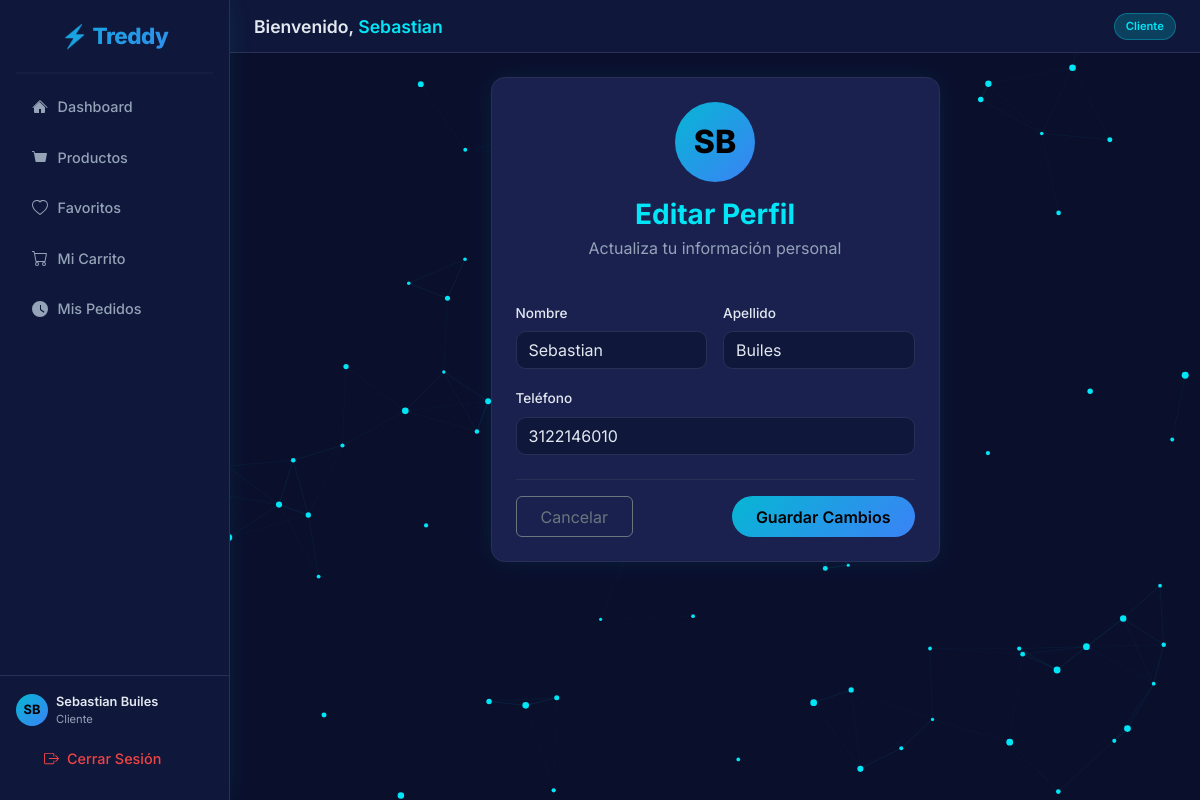
The page /usuarios/perfil/editar/ (signed in) on the database its author committed.
### usuarios/models.py (models this page shows, shortened)
class Usuario(AbstractUser):
    ROLES = (
        ('Administrador', 'Administrador'),
        ('Vendedor', 'Vendedor'),
        ('Cliente', 'Cliente'),
    )
    ESTADOS = (
        ('Activo', 'Activo'),
        ('Inactivo', 'Inactivo'),
        ('Pendiente', 'Pendiente'),
    )
    email = models.EmailField(unique=True, max_length=150)
    telefono = models.CharField(
        max_length=20,
        blank=True,
        null=True,
        validators=[RegexValidator(r'^\+?1?\d{9,15}$', 'El número de teléfono debe ingresarse en el formato: "+999999999". Hasta 15 dígitos permitidos.')]
    )
    tipo_usuario = models.CharField(max_length=20, choices=ROLES, default='Cliente')
    estado = models.CharField(max_length=20, choices=ESTADOS, default='Pendiente')
    USERNAME_FIELD = 'email'
    REQUIRED_FIELDS = ['username', 'first_name', 'last_name']

### usuarios/views.py (the view)
# urls.py: path('perfil/editar/', views.editar_perfil,         name='editar_perfil'),
@login_required
def editar_perfil(request):
    from .forms import EditarPerfilForm
    if request.method == 'POST':
        form = EditarPerfilForm(request.POST, instance=request.user)
        if form.is_valid():
            form.save()
            messages.success(request, "Perfil actualizado correctamente.")
            return redirect('dashboard')
    else:
        form = EditarPerfilForm(instance=request.user)
    is_ajax = request.headers.get('X-Requested-With') == 'XMLHttpRequest'
    template = 'usuarios/partials/editar_perfil.html' if is_ajax else 'usuarios/editar_perfil.html'
    return render(request, template, {'form': form})

### usuarios/forms.py
class EditarPerfilForm(forms.ModelForm):
    first_name = forms.CharField(
        label="Nombre",
        max_length=30,
        widget=forms.TextInput(attrs={
            'class': 'form-control',
            'pattern': r'^[a-zA-ZÁÉÍÓÚáéíóúñÑ\s]{2,30}$',
        })
    )
    last_name = forms.CharField(
        label="Apellido",
        max_length=30,
        widget=forms.TextInput(attrs={
            'class': 'form-control',
            'pattern': r'^[a-zA-ZÁÉÍÓÚáéíóúñÑ\s]{2,30}$',
        })
    )
    telefono = forms.CharField(
        label="Teléfono",
        required=False,
        widget=forms.TextInput(attrs={
            'class': 'form-control',
            'pattern': r'^[\d\s\+\-\(\)]{7,15}$',
        })
    )
    class Meta:
        model = Usuario
        fields = ('first_name', 'last_name', 'telefono')

### templates/usuarios/editar_perfil.html (shortened to what this page needs)
{% extends 'base.html' %}
{% block content %}
    {% include 'usuarios/partials/editar_perfil.html' %}
{% endblock %}

### templates/base.html (shortened to what this page needs)
<!DOCTYPE html>
<html lang="es-co">
<head>
    {% load static %}
    <link rel="stylesheet" href="{% static 'css/bootstrap.min.css' %}">
    <link rel="stylesheet" href="{% static 'css/vendor/sweetalert2.min.css' %}">
    <link rel="stylesheet" href="{% static 'css/vendor/nprogress.min.css' %}">
    <link rel="stylesheet" href="{% static 'css/custom.css' %}">
</head>
<body>
<div class="d-flex" style="min-height:100vh;">
    <nav class="sidebar d-flex flex-column" style="width:230px; min-width:230px; min-height:100vh; position:sticky; top:0;">
        <a class="sidebar-brand" href="{% url 'dashboard' %}">⚡ Treddy</a>
        <hr class="border-bottom mx-3 my-0">
        <ul class="nav flex-column flex-grow-1 mt-2 px-1">
            <li class="nav-item">
                <a class="nav-link spa-link" href="#" data-url="{% url 'dashboard' %}">
                    <svg width="16" height="16" fill="currentColor" viewBox="0 0 16 16"><path d="M8 3.293l5 5V13a1 1 0 0 1-1 1H9v-4H7v4H3a1 1 0 0 1-1-1V8.293l5-5z"/><path d="M7.293 1.5a1 1 0 0 1 1.414 0l6.647 6.646a.5.5 0 0 1-.708.708L8 2.207 1.354 8.854a.5.5 0 1 1-.708-.708L7.293 1.5z"/></svg>
                    Dashboard
                </a>
            </li>
            <li class="nav-item">
                <a class="nav-link spa-link" href="#" data-url="{% url 'productos_list' %}">
                    <svg width="16" height="16" fill="currentColor" viewBox="0 0 16 16"><path d="M0 1.5A.5.5 0 0 1 .5 1H2a.5.5 0 0 1 .485.379L2.89 3H14.5a.5.5 0 0 1 .491.592l-1.5 8A.5.5 0 0 1 13 12H4a.5.5 0 0 1-.491-.408L2.01 3.607 1.61 2H.5a.5.5 0 0 1-.5-.5z"/></svg>
                    Productos
                </a>
            </li>
            {% if user.tipo_usuario == 'Cliente' %}
            <li class="nav-item">
                <a class="nav-link spa-link" href="#" data-url="{% url 'favoritos_list' %}">
                    Favoritos
                </a>
            </li>
            <li class="nav-item">
                <a class="nav-link spa-link" href="#" data-url="{% url 'view_cart' %}">
                    Mi Carrito
                </a>
            </li>
            <li class="nav-item">
                <a class="nav-link spa-link" href="#" data-url="{% url 'pedidos_list' %}">
                    <svg width="16" height="16" fill="currentColor" viewBox="0 0 16 16"><path d="M8 0a8 8 0 1 0 0 16A8 8 0 0 0 8 0zm1 4v4.25l3.5 2.5-.75 1L8 9V4h1z"/></svg>
                    Mis Pedidos
                </a>
            </li>
            {% endif %}
        </ul>
        <div class="px-3 py-3 border-top" style="border-color: var(--treddy-border) !important;">
            <div class="d-flex align-items-center gap-2 mb-2">
                <div style="width:32px;height:32px;border-radius:50%;background:var(--treddy-grad);display:flex;align-items:center;justify-content:center;font-weight:700;color:#000;font-size:0.8rem;flex-shrink:0;">
                    {{ user.first_name|slice:":1"|upper }}{{ user.last_name|slice:":1"|upper }}
                </div>
                <div style="overflow:hidden;">
                    <div style="font-size:0.8rem;font-weight:600;color:var(--treddy-text);white-space:nowrap;overflow:hidden;text-overflow:ellipsis;">
                        {{ user.first_name }} {{ user.last_name }}
                    </div>
                    <div style="font-size:0.7rem;color:var(--treddy-muted);">{{ user.tipo_usuario }}</div>
                </div>
            </div>
            <a class="nav-link text-danger d-flex align-items-center gap-2" href="{% url 'logout' %}">
                Cerrar Sesión
            </a>
        </div>
    </nav>
    <main class="flex-grow-1" style="overflow-x:hidden;">
        <div class="topbar d-flex justify-content-between align-items-center">
            <h1 class="mb-0">
                Bienvenido, <span style="color:var(--treddy-cyan);">{{ user.first_name }}</span>
            </h1>
            <span class="badge-role">{{ user.tipo_usuario }}</span>
        </div>
        <div id="spa-container" class="p-4">
            {% block content %}{% endblock %}
        </div>
    </main>
</div>
</body>
</html>

### templates/usuarios/partials/editar_perfil.html (shortened to what this page needs)
<div class="row justify-content-center">
    <div class="col-md-8 col-lg-6">
        <div class="card p-4">
            <div class="text-center mb-4">
                <div style="width:80px;height:80px;border-radius:50%;background:linear-gradient(135deg,#06b6d4,#3b82f6);display:flex;align-items:center;justify-content:center;font-size:2rem;font-weight:800;color:#000;margin:0 auto 1rem;">
                    {{ request.user.first_name|slice:":1"|upper }}{{ request.user.last_name|slice:":1"|upper }}
                </div>
                <h3 class="fw-bold mb-1" style="color:var(--treddy-cyan);">Editar Perfil</h3>
                <p style="color:var(--treddy-muted);">Actualiza tu información personal</p>
            </div>
            <form id="editarPerfilForm" action="{% url 'editar_perfil' %}" method="post">
                <div class="row g-3">
                    <div class="col-md-6">
                        <label class="form-label" style="color:var(--treddy-text);">Nombre</label>
                        {{ form.first_name }}
                    </div>
                    <div class="col-md-6">
                        <label class="form-label" style="color:var(--treddy-text);">Apellido</label>
                        {{ form.last_name }}
                    </div>
                    <div class="col-md-12">
                        <label class="form-label" style="color:var(--treddy-text);">Teléfono</label>
                        {{ form.telefono }}
                    </div>
                </div>
                <div class="d-flex justify-content-between mt-4 pt-3" style="border-top:1px solid var(--treddy-border);">
                    <button type="button" class="btn btn-outline-secondary px-4 spa-link" data-url="{% url 'dashboard' %}">
                        Cancelar
                    </button>
                    <button type="submit" class="btn btn-primary px-4">
                        Guardar Cambios
                    </button>
                </div>
            </form>
        </div>
    </div>
</div>

### static/css/custom.css (style rules this page uses)
:root { --treddy-bg: #0A0F2C; --treddy-panel: #0F173A; --treddy-card: #1a214f; --treddy-border: #2a3055; --treddy-cyan: #00E6F6; --treddy-cyan-dim: rgba(0, 230, 246, 0.20); --treddy-text: #e2e8f0; --treddy-muted: #94a3b8; --treddy-grad: linear-gradient(135deg, #06b6d4, #3b82f6); --treddy-radius: 0.85rem; --treddy-shadow: 0 0 24px rgba(0, 230, 246, 0.08); --bs-body-bg: var(--treddy-bg); --bs-body-color: var(--treddy-text); --bs-primary: #06b6d4; --bs-primary-rgb: 6, 182, 212; --bs-border-color: var(--treddy-border); --bs-card-bg: var(--treddy-card); --bs-font-sans-serif: 'Inter', Arial, Helvetica, sans-serif; }
*, *::before, *::after { box-sizing: border-box; }
body { background-color: var(--treddy-bg) !important; color: var(--treddy-text) !important; font-family: var(--bs-font-sans-serif) !important; }
.sidebar { background: var(--treddy-panel) !important; border-right: 1px solid var(--treddy-border) !important; box-shadow: var(--treddy-shadow) !important; }
.sidebar-brand { font-size: 1.4rem; font-weight: 800; letter-spacing: -0.5px; background: var(--treddy-grad); -webkit-background-clip: text; -webkit-text-fill-color: transparent; background-clip: text; padding: 1.2rem 1rem; display: block; text-align: center; }
.sidebar .nav-link { color: var(--treddy-muted) !important; padding: 0.75rem 1.25rem; border-radius: 0.6rem; margin: 0.15rem 0.5rem; font-size: 0.9rem; font-weight: 500; transition: all 0.2s ease; display: flex; align-items: center; gap: 0.6rem; text-decoration: none !important; }
.sidebar .nav-link.text-danger { color: #ef4444 !important; }
.topbar { background: var(--treddy-panel); border-bottom: 1px solid var(--treddy-border); padding: 0.8rem 1.5rem; }
.topbar h1 { font-size: 1.1rem; font-weight: 600; color: var(--treddy-text); }
.topbar .badge-role { font-size: 0.7rem; background: var(--treddy-cyan-dim); color: var(--treddy-cyan); border: 1px solid rgba(0, 230, 246, 0.3); padding: 0.25rem 0.7rem; border-radius: 50px; font-weight: 600; }
.card { background: var(--treddy-card) !important; border: 1px solid var(--treddy-border) !important; border-radius: var(--treddy-radius) !important; color: var(--treddy-text) !important; box-shadow: var(--treddy-shadow) !important; transition: transform 0.2s ease, box-shadow 0.2s ease !important; }
.form-control, .form-select { background: var(--treddy-panel) !important; border: 1px solid var(--treddy-border) !important; color: var(--treddy-text) !important; border-radius: 0.6rem !important; }
.form-control::placeholder { color: var(--treddy-muted) !important; }
.form-label { color: var(--treddy-muted); font-weight: 500; font-size: 0.85rem; }
.btn-primary { background: var(--treddy-grad) !important; border: none !important; color: #000 !important; font-weight: 600 !important; border-radius: 50px !important; padding: 0.55rem 1.5rem !important; transition: opacity 0.2s, transform 0.15s !important; }
.text-danger { color: #fca5a5 !important; }
.border-bottom { border-color: var(--treddy-border) !important; }

### rows shown on the page
Usuario: first_name "S", last_name "B", first_name "Sebastian", last_name "Builes", tipo_usuario "Cliente", user.first_name "S", user.last_name "B", telefono "3122146010"
